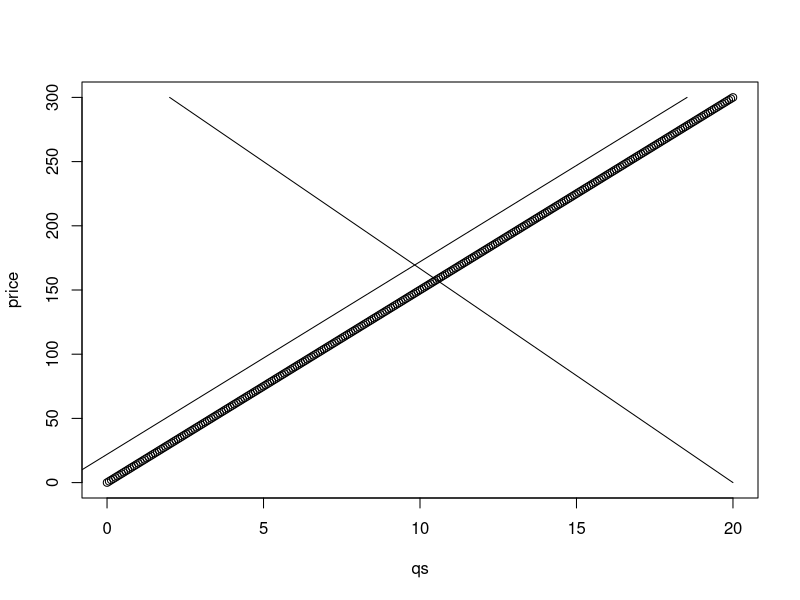
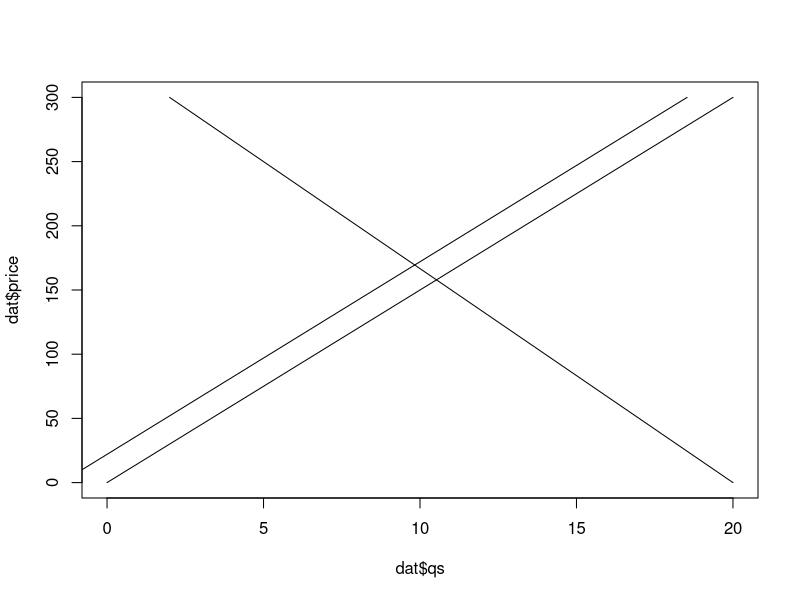
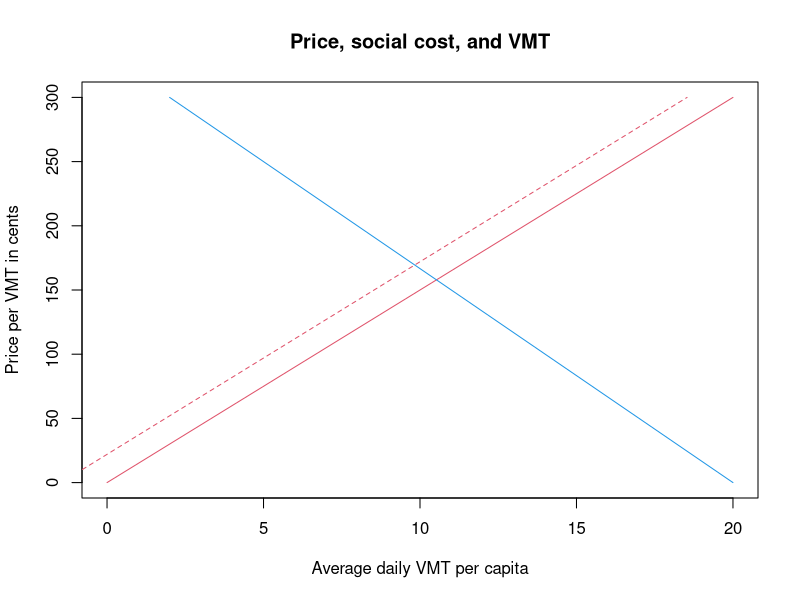

Write the R code that produced these figures, in order. (Note: this script raises an error after producing the figures.)
#Intro to Transportation planning#
#Quick lab on learning basic functions on R


rm(list=ls()) ##Clear my objects from memory

###Let's generate some supply and demand functions for per capita daily VMT in a theoretical monocentric city

##start with price since supply and demand depend on it

##we're going to put the cost of travel at 0 to 300 cents per VMT
price<-0:300

##VMT supplied (think willingness to provide all inputs: roads, gas, cars, etc.)
qs<-price*2/30

##let's plot price against VMT supply
plot(qs, price)

##Demand also depends on price
qd<- 20 - price * 1.8/30
##let's compare our plots
lines(qd, price)

###now let's solve for equilibrium
##at equilibrium qs == qd, so: 

#20 - price * 1.8/30 == price*2/30
#2price/30 +1.8price/30 == 20
#3.8price == 600
p_eq <- 600/3.8 
print(p_eq)


##now plug this into either equation to get 
q_eq <- 20 - p_eq * 1.8/30
print(q_eq)


       
###Now, let's add 22 cent external cost. What's total social cost of provision
sc <- (price-22)*2/30
lines(sc, price)


##What's our new equilibrium?


###let's turn our objects into a single dataset and learn to look at them
cbind(price,qd,qs,sc)

dat <-as.data.frame(cbind(price,qd,qs,sc))

##remove unused objects
rm(price,qd,qs,sc)

#look at data
head(dat)
summary(dat)
str(dat)

##econometrics in a nutshell
df <- lm(qd ~ price, dat)
summary(df)

sf <- lm(qs ~ price, dat)
summary(sf)

##Elasticity
#Equation from Powerpoint slide: Elasticity = B1*(mean(X1)/mean(y))
-.067 * mean(dat$price)/mean(dat$qd)



###let's clean up our graphics
plot(dat$qs, dat$price, t="line")
lines(dat$qd, dat$price)
lines(dat$sc, dat$price)

plot(dat$qs, dat$price, t="line", col=2, xlab="Average daily VMT per capita", 
     ylab = "Price per VMT in cents",
     main = "Price, social cost, and VMT")

lines(dat$qd, dat$price, col=4)
lines(dat$sc, dat$price, lty=2, col=2)

##RECREATE WITH LEGEND IN GGPLOT


###a lot of packages. Some make life easier
#you only need to install once per computer
install.packages("ggplot2")
# need to load each time though
library(ggplot2)

graph <- ggplot(dat, aes(y=price)) +
  geom_line(aes(x = qd, colour = "Demand")) + 
  geom_line(aes(x = qs, colour = "Supply")) +
  geom_line(aes(x = sc, colour = "Social Cost"))

graph 

graph + theme(legend.title=element_blank())


